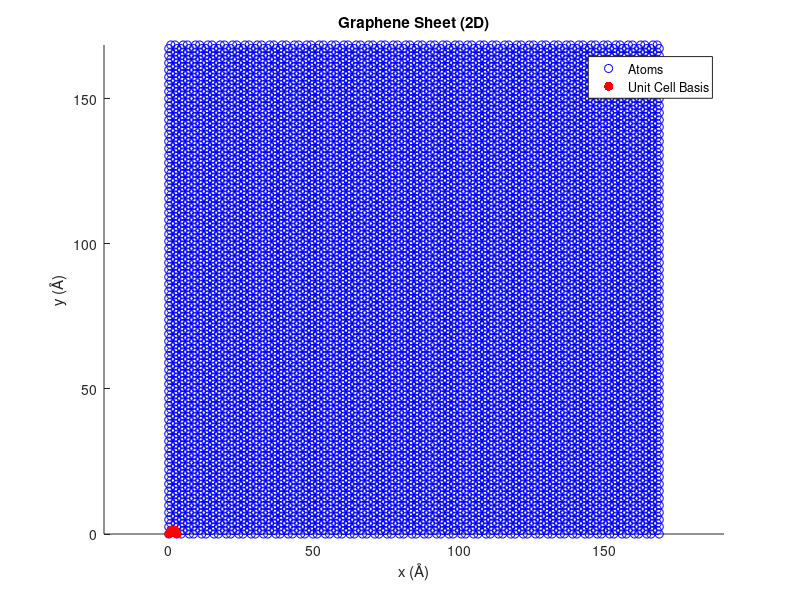

This figure's MATLAB source:
a  = 1.42;        % lattice param (Å)
nx = 40;          
ny = round(sqrt(3) * nx);

filename = 'graphene.dat';
writeresults = true;
showresults = true;

% Unit Cell Dimensions:
A = 3 * a;
B = sqrt(3) * a;

% Coordinates of the 4 atoms in the unit cell:
base = [ 0.0,   0.0, 0.0;
         a/2,   B/2, 0.0;
         A/2,   B/2, 0.0;
         2*a,   0.0, 0.0 ];

N = size(base,1) * nx * ny; % Total number of atoms

% Calculate the coordinates of the atoms in the layer:
coords = zeros(N, 3); 
id = 0;
for ix = 0:(nx-1)
    for iy = 0:(ny-1)
        for iatom = 1:size(base,1)
            id = id + 1;
            coords(id,:) = base(iatom,:) + [ix * A, iy * B, 0];
        end
    end
end

if showresults
    figure;
    hold on;
    plot(coords(:,1), coords(:,2), 'ob', 'MarkerSize', 6, 'DisplayName', 'Atoms');
    plot(base(:,1), base(:,2), '.r', 'MarkerSize', 20, 'DisplayName', 'Unit Cell Basis');
    axis equal;
    xlabel('x (Å)');
    ylabel('y (Å)');
    title('Graphene Sheet (2D)');
    legend show;
    hold off;
end

if writeresults
    fid = fopen(filename, 'w');
    fprintf(fid, 'Graphene sheet a=%g\n', a);
    fprintf(fid, '%g atoms\n\n', N);
    fprintf(fid, '1 atom types\n\n');
    
    % Write the simulation box dimensions.
    fprintf(fid, '0 %g xlo xhi\n', A * nx);
    fprintf(fid, '0 %g ylo yhi\n', B * ny);
    fprintf(fid, '-10 10 zlo zhi\n\n');
    
    fprintf(fid, 'Masses\n\n');
    fprintf(fid, '1 12.0107\n\n');

    fprintf(fid, 'Atoms\n\n');
    for i = 1:N
        fprintf(fid, '%g 1 %g %g %g\n', i, coords(i,1), coords(i,2), coords(i,3));
    end
    
    fclose(fid);
    fprintf('Graphene supercell with %g atoms written to %s\n', N, filename);
end